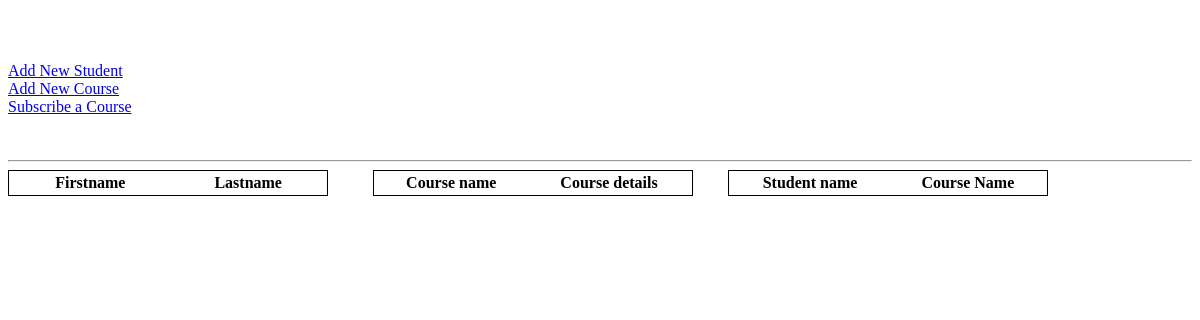
/, run on an earlier commit of the app's database.
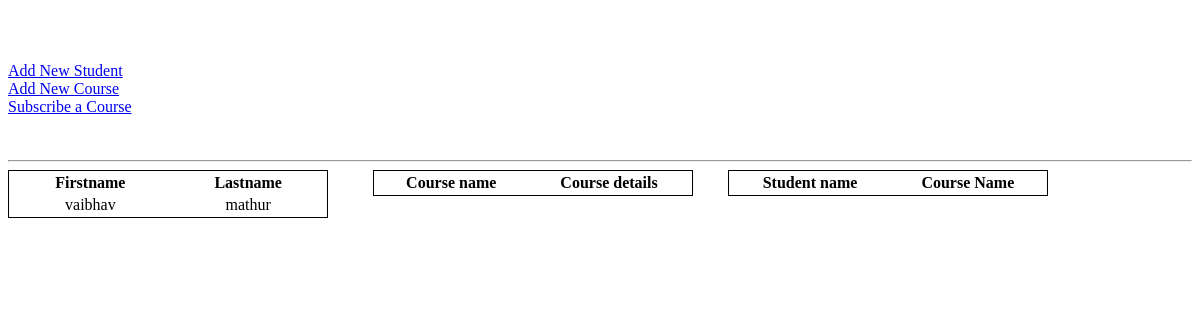
And on a later commit of the database.
### StudentWeb/models.py (models this page shows)
class Student(models.Model):
    first_name = models.CharField(max_length=50)
    last_name = models.CharField(max_length=50)
    birth_date = models.DateField()
    contact_number = models.CharField(max_length=15)

### StudentWeb/views.py (the view)
# urls.py: path('', views.index, name='index'),
def index(request):
    context = get_all_context()
    return render(request, 'StudentWeb/index.html', context)

### StudentWeb/views.py (called while the page is built)
def get_all_students():
    return Student.objects.all()

def get_all_courses():
    return Course.objects.all()

def get_all_subscription():
    return StudentCourses.objects.all()

def get_all_context():
    students = get_all_students()
    courses = get_all_courses()
    subscriptions = get_all_subscription()
    context = {
        'students_list': students,
        'course_list': courses,
        'subscription_list': subscriptions
    }
    return context

### templates/StudentWeb/index.html (shortened to what this page needs)
<!DOCTYPE html>
<html lang="en" xmlns="http://www.w3.org/1999/html" xmlns="http://www.w3.org/1999/html">
<head>
</head>
<body>
  <a href="/add_student">Add New Student</a>
  <a href="/add_course">Add New Course</a>
  <a href="/subscribe_courses">Subscribe a Course</a>
  <hr>
  <div style="width: 30%; float: left;margin-right:10px">
  <table style="width: 90%; border: 1px solid black" >
    <tr>
      <th style="text-align: center">Firstname</th>
      <th style="text-align: center">Lastname</th>
    </tr>
    {%for student in students_list %}
      <tr>
        <td style="text-align: center">{{ student.first_name }}</td>
        <td style="text-align: center">{{ student.last_name }}</td>
      </tr>
    {% endfor %}
  </table>
  </div>
  <div style="width: 30%; float: left">
  <table style="width: 90%; border: 1px solid black">
    <tr>
      <th style="text-align: center">Course name</th>
      <th style="text-align: center">Course details</th>
    </tr>
  </table>
  </div>
  <div style="width: 30%; float: left">
  <table style="width: 90%; border: 1px solid black">
    <tr>
      <th style="text-align: center">Student name</th>
      <th style="text-align: center">Course Name</th>
    </tr>
  </table>
  </div>
</body>
</html>

What changed in the data, as far as the page shows it:
added Student: first_name "vaibhav", last_name "mathur"
